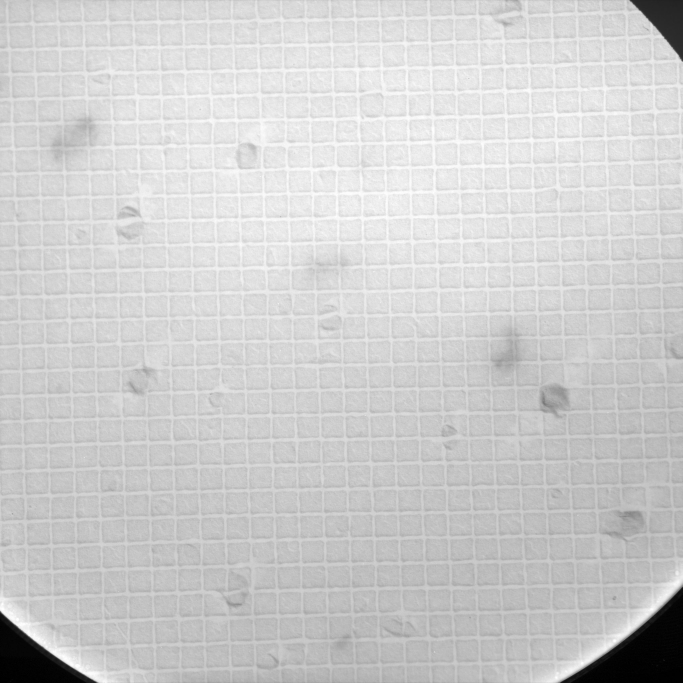
#> input picture img/10k.jpg, 2048 x 2048 px, found by its file name (shown at 1/3 size)
$ python click_script.py
#> lines starting #> are read from the running program, lines starting #| are printed output that depends on the picture
### script/function.py
import cv2
import numpy as np
import os
from pylsd.lsd import lsd

# 画像の読み込み＆画像に線を引く処理 (横の線を取得)
def input_image(file_name, coordinate):
    coordinate.clear()
    img = cv2.imread("img/" + file_name)
    gray = cv2.cvtColor(img, cv2.COLOR_BGR2GRAY)
    lines = lsd(gray)
    # 画像に線を引く処理
    for i in range(lines.shape[0]):
        pt1 = (int(lines[i, 0]), int(lines[i, 1]))
        pt2 = (int(lines[i, 2]), int(lines[i, 3]))
        # y軸の値が等しいとき（横に平行）
        if pt1[1] == pt2[1]:
            coordinate.append(pt1)
            coordinate.append(pt2)
            width = lines[i, 4]
            cv2.line(img, pt1, pt2, (0, 0, 255), int(np.ceil(width / 2)))
    return img

# 画像の読み込み＆画像に線を引く処理 (縦の線を取得)
# [45 lines left out: functions input_image_vertical, input_all_image, change_extension, conversion_negative_positive, not called in this run]

# 画像の輝度自動調整
def brightness_adjustment(file_name):
#> called with file_name = '10k.jpg'
    img = cv2.imread("img/" + file_name, 0)
#> img is the input picture: shape (2048, 2048); min 0, max 255, mean 205.7
    clahe = cv2.createCLAHE(clipLimit=2.0, tileGridSize=(8,8))
    new_img = clahe.apply(img)
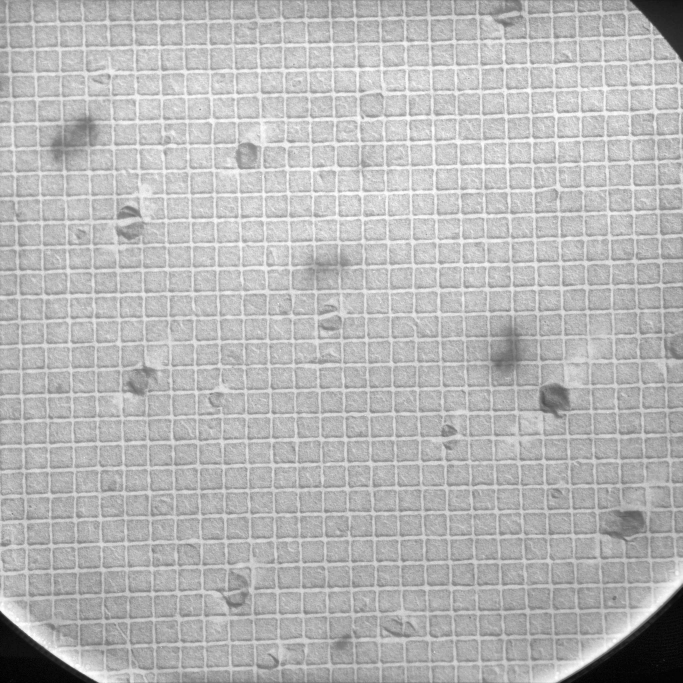
#> new_img: shape (2048, 2048) (shown at 1/3 size); min 1, max 255, mean 183.6
    cv2.imwrite('img/brightness_' + file_name, new_img)

# マイナスの値をプラスの値に変換
# [4 lines left out: function minus_int_to_plus, not called in this run]

# 長さから倍率を測定する
def diameter_calculate(l):
    result = 10000 * (6.29 / 463) * l
    return round(result, 2)

# 誤差率を計算する ((測定値 - 真値) ÷ 真値) × 100 [%]
def calculation_diff(theory, value):
    return round(((value - theory) / theory) * 100, 3)

### script/click_script.py
import cv2
import function

file_name = '10k.jpg'

# 線を引いた座標のリスト
coordinate = []
# 画像の輝度の自動調整
function.brightness_adjustment(file_name)
# 画像データの読み込み＆画像に線を引く
img = function.input_image("brightness_" + file_name, coordinate)
#> (the run stopped early here; a loop or call above may not have finished)

$ run again, with img/30k.jpg copied over img/10k.jpg
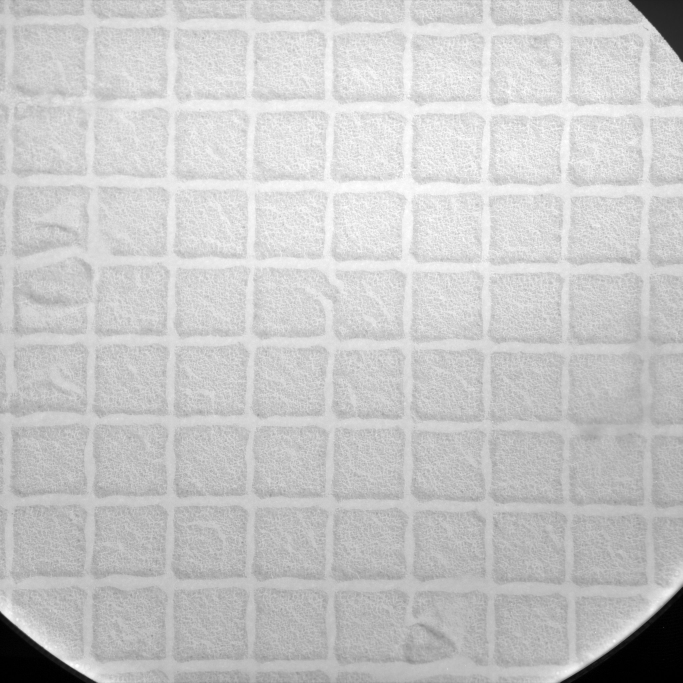
#> input picture img/30k.jpg, 2048 x 2048 px, found by its file name (shown at 1/3 size)
#> in brightness_adjustment, img is the input picture: shape (2048, 2048); min 0, max 255, mean 199.5
#> in brightness_adjustment, `new_img = clahe.apply(img)`:
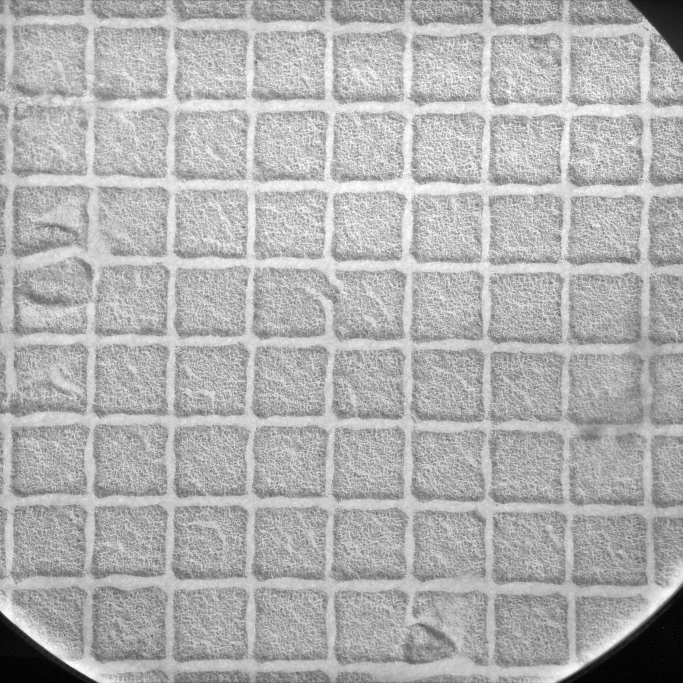
#> new_img: shape (2048, 2048) (shown at 1/3 size); min 2, max 255, mean 176.2
#> img: shape (2048, 2048, 3)

$ run again, with img/50k.jpg copied over img/10k.jpg
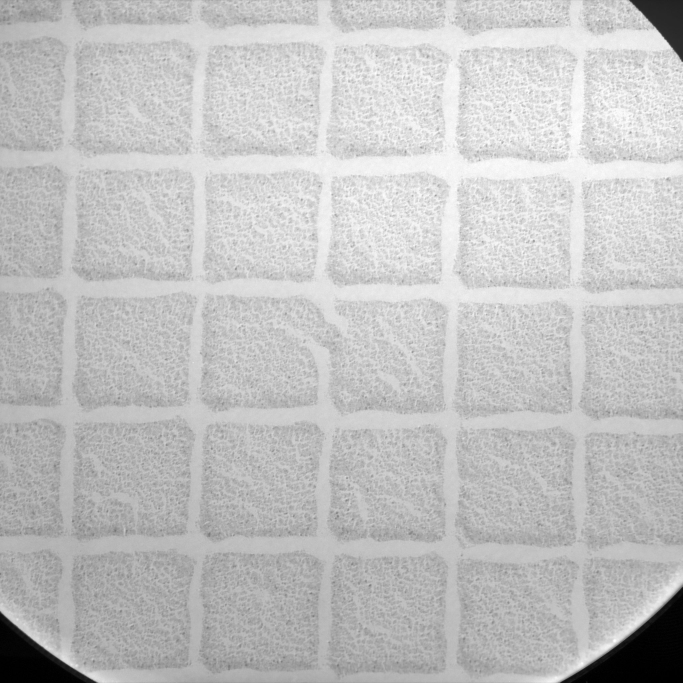
#> input picture img/50k.jpg, 2048 x 2048 px, found by its file name (shown at 1/3 size)
#> in brightness_adjustment, img is the input picture: shape (2048, 2048); min 0, max 255, mean 193.4
#> in brightness_adjustment, `new_img = clahe.apply(img)`:
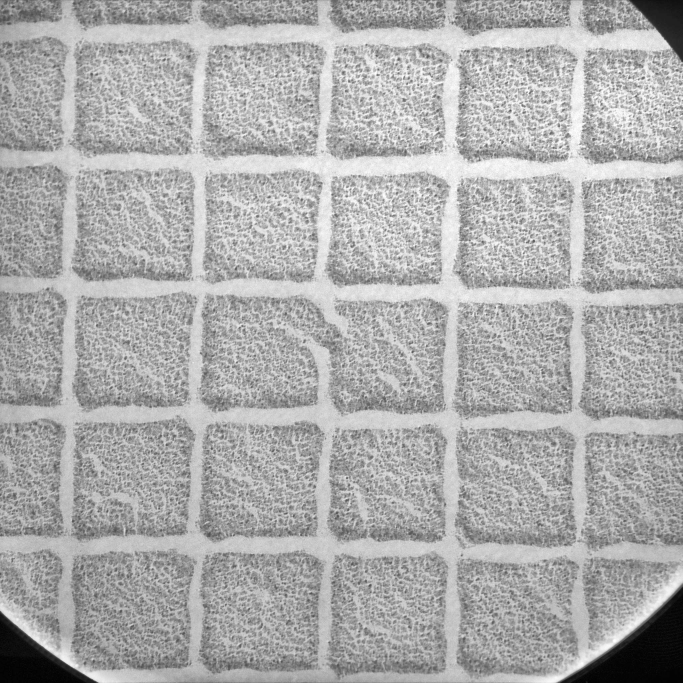
#> new_img: shape (2048, 2048) (shown at 1/3 size); min 2, max 255, mean 172.7
#> img: shape (2048, 2048, 3)
